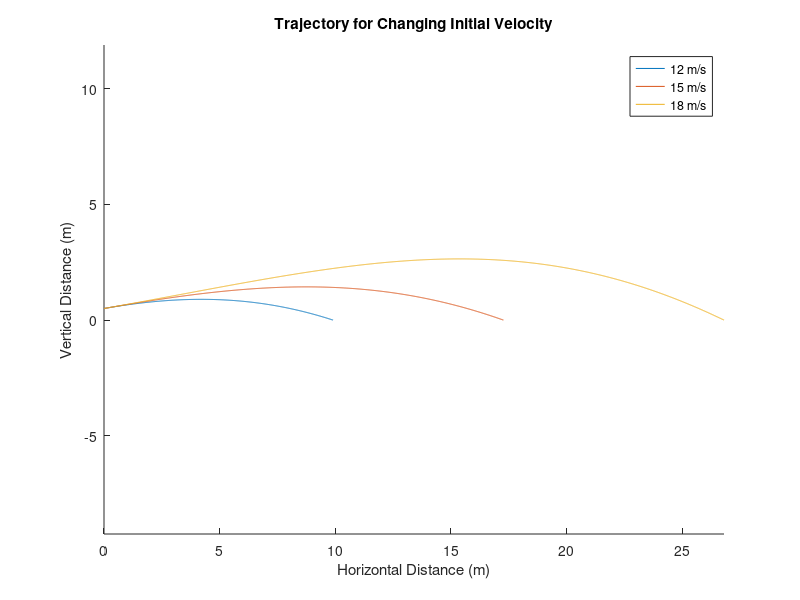

This chart was generated by the following MATLAB code:
clear;
clc;
dt = 0.001; %time step
t = 0:dt:10; %vector of all times
vi = [12 15 18];
angle = 10;
anglerad = angle*pi()/180;

p = [0 0.5]; %initial position
ac = [0 -9.81]; %constant acceleration
ad = [0 0]; %drag acceleration
al = [0 0]; % lift acceleration
m = 0.175; %mass
cd = 0.1; %drag coefficient
cl = 0.175;
rho = 1.2; %density of air
r = 0.275/2;

for j=1:1:length(vi)
    v = [vi(j)*cos(anglerad) vi(j)*sin(anglerad)]; %initial velocity (m/s)
    for i=2:1:length(t)
        v(i, :) = v(i-1, :)+(ac+ad+al)*dt; %new vel = old vel + deltaT*accel
        p(i, :) = p(i-1, :)+v(i-1, :)*dt; %new pos = old pos + deltaT*vel

        theta = atan2((p(i, 2)-p(i-1, 2)), (p(i, 1)-p(i-1, 1))); %angle of current motion
        vtot = sqrt(v(i, 1)^2 + v(i, 2)^2); %total velocity

        fd = 0.5*rho*(vtot^2)*cd*pi()*(r^2); %drag force
        ad = (-fd/m)*[cos(theta) sin(theta)]; %drag force applies opposite to motion      
        
        fl = 0.5*rho*(vtot^2)*cl*pi()*(r^2); %lift force
        al = (fl/m)*[-sin(theta) cos(theta)]; % drag force applies perp. to motion

        if(p(i, 2) < 0) %stop once the ball hits the "ground"
            airtime(j) = i*dt;
            peak(j) = max(p(:, 2));
            dist(j) = p(i, 1);
            break;
        end
    end
    hold on
    plot(p(:, 1), p(:, 2));
    legendInfo{j} = [num2str(vi(j)) ' m/s'];
end

hold off
legend(legendInfo);
title('Trajectory for Changing Initial Velocity');
xlabel('Horizontal Distance (m)');
ylabel('Vertical Distance (m)');
axis equal;


disp(airtime);
disp(peak);
disp(dist);